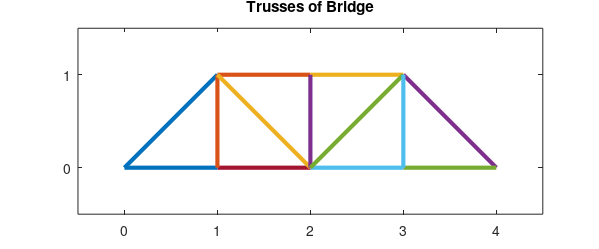
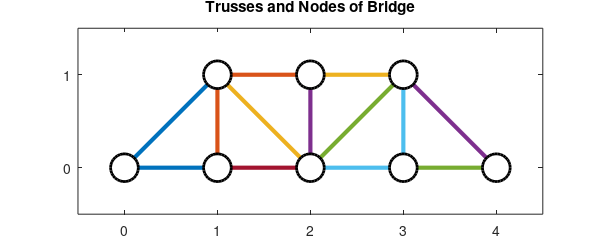
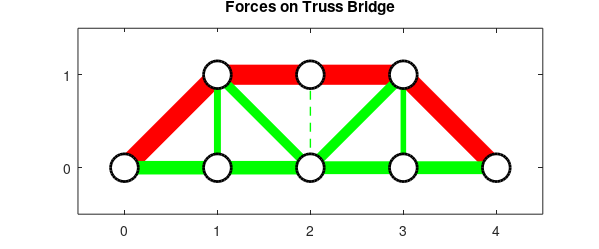

MATLAB code for these plots, in order:
% Problem 5
% first plot
close all; clear all;
clf
set(gcf,'position',[20 50 600 250],'paperpositionmode','auto')
nodes = [0 0; 1 1; 2 1; 3 1;
    4 0; 3 0; 2 0; 1 0];
trusses = [1 2; 2 3; 3 4; 4 5; 5 6;
    6 7; 7 8; 8 1; 2 8; 2 7;
    3 7; 4 7; 4 6];
for ii = 1:13
    mytruss = trusses(ii,:);
    plot(nodes(mytruss,1), nodes(mytruss,2), 'Linewidth', 3)
    axis equal
    axis ([-0.5 4.5 -0.5 1.5])
    xticks(0:4)
    yticks(0:1)
    title('Trusses of Bridge')
    hold on
end
print(gcf,'-dpng','bridge_trusses.png');

%% second plot
plot(nodes(:,1), nodes(:,2), 'o', 'MarkerSize', 20, 'MarkerFaceColor', 'w', 'MarkerEdgeColor', 'k', 'Linewidth', 2)
title('Trusses and Nodes of Bridge')
print(gcf,'-dpng','bridge_nodes_and_trusses.png');

%% third plot
% bring back the force vector
s = 1/sqrt(2);
w_6 = 4;
w_7 = 10;
w_8 = 5;
A = zeros(13);
A(1,1)=-s;A(1,2)=1;A(1,10)=s;
A(2,1)=-s;A(2,9)=-1;A(2,10)=-s;
A(3,2)=-1;A(3,3)=1;
A(4,11)=-1;
A(5,3)=-1;A(5,4)=s;A(5,12)=-s;
A(6,4)=-s;A(6,12)=-s;A(6,13)=-1;
A(7,4)=-s;A(7,5)=-1;
A(8,5)=1;A(8,6)=-1;
A(9,13)=1;
A(10,6)=1;A(10,7)=-1;A(10,10)=-s;A(10,12)=s;
A(11,10)=s;A(11,11)=1;A(11,12)=s;
A(12,7)=1;A(12,8)=-1;
A(13,9)=1;
b = [0;0;0;0;0;0;0;0;w_6;0;w_7;0;w_8];
x = A\b;

clf
set(gcf,'position',[20 50 600 250],'paperpositionmode','auto')
nodes = [0 0; 1 1; 2 1; 3 1;
    4 0; 3 0; 2 0; 1 0];
trusses = [1 2; 2 3; 3 4; 4 5; 5 6;
    6 7; 7 8; 8 1; 2 8; 2 7;
    3 7; 4 7; 4 6];
% plot the bridge
for ii = 1:13
    myColor = 'r';
    mySize = abs(x(ii));
    if x(ii) >= 0
        myColor = 'g';
        if abs(x(ii)) < 1
            mySize = 1;
        end
    end
    mytruss = trusses(ii,:);
    if abs(x(ii)) > 1
        plot(nodes(mytruss,1), nodes(mytruss,2), 'Linewidth', mySize, 'color', myColor)
    else
        plot(nodes(mytruss,1), nodes(mytruss,2), '--', 'Linewidth', mySize, 'color', myColor)
    end
    axis equal
    axis ([-0.5 4.5 -0.5 1.5])
    xticks(0:4)
    yticks(0:1)
    title('Forces on Truss Bridge')
    hold on
end
% plot the circles
plot(nodes(:,1), nodes(:,2), 'o', 'MarkerSize', 20, 'MarkerFaceColor', 'w', 'MarkerEdgeColor', 'k', 'Linewidth', 2)
print(gcf,'-dpng','bridge_forces.png');


